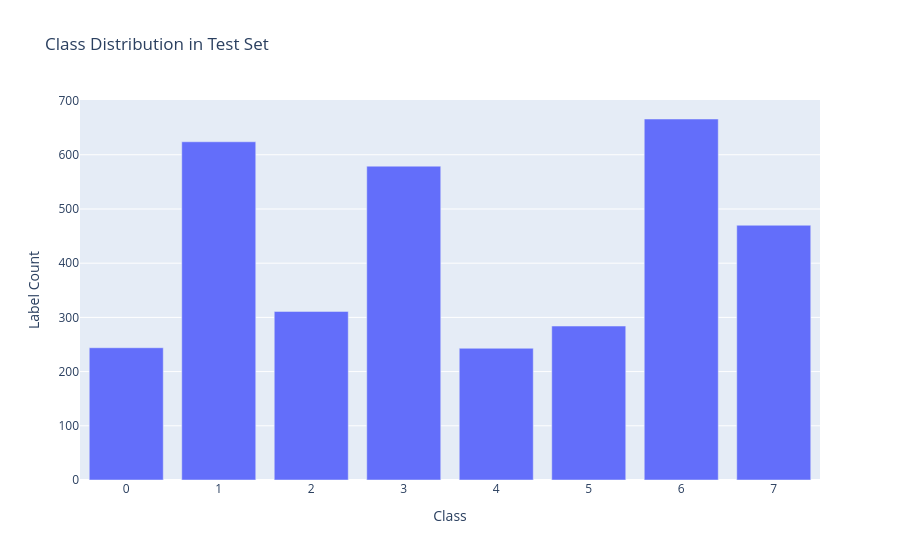

Source (notebook cell):
### Markdown cell above
### Dataset Information

We use the BloodMNIST dataset, a dataset of the MedMNIST+ collection. It contains images of blood cells, classified into 8 classes.

| Label | Name | Cell Type | Subtype | Cell Characteristics |
|---|---|---|---|---|
| 0 | basophils | white | Granulocyte | Large granules in cytoplasm that obscure the cell nucleus |
| 1 | eosinophils | white | Granulocyte | Bilobed nuclei |
| 2 | erythroblasts | red | - | No nucleus; smaller than most other human cells; flexible, biconcave disks |
| 3 | immature granulocytes (metamyelocytes, myelocytes and promyelocytes) | white | Granulocyte | Young granulocytes |
| 4 | lymphocytes | white | Agranulocyte | Large, coarse, dense nucleus |
| 5 | monocytes | white | Agranulocyte | Largest cell type; mononuclear; nucleus is ellipsoidal and might be indented (bean shaped) |
| 6 | neutrophils | white | Granulocyte | Segmented nuclei |
| 7 | platelets (thrombocytes) | Cell fragments | - | Irregularly shaped clear cell fragments |

The training set consists of 11959 samples, while the test set contains 3421. They both have the exact same label distribution.

### Visual Dataset Analysis

* Class representatives
* Per-class mean and variance
* Label distribution

**Dimensionality reduction**

All our scatter plots use T-SNE for dimensionality reduction. We also experimented with PCA and truncated SVD but found that T-SNE separates classes best.

### Code cell
# sample images, mean+var, labels dist

print("Training set size: ", len(t_images))
print("Test set size: ", len(test_images))

fig, axes = plt.subplots(2,8,figsize=(15,5))
for i in range(8): 
    class_img = t_images[t_labels==i]
    axes[0,i].imshow(class_img[0])
    axes[0,i].title.set_text(f"Label: {i}")
    axes[1,i].imshow(class_img[1])
    axes[1,i].title.set_text(f"Label: {i}")

plt.tight_layout()
plt.show()


fig, axes = plt.subplots(2,8,figsize=(15,5))
for i in range(0,8):
    class_img = t_images[t_labels==i]
    mean_image = np.mean(class_img, axis=(0,), dtype=np.int64) 
    var_image = np.var(class_img, axis=(0,), dtype=np.int64) 
    var_image = var_image/np.max(var_image)
    axes[0,i].imshow(mean_image)
    axes[0,i].title.set_text(f"Mean image {i}")    
    im_var = axes[1,i].imshow(var_image)
    axes[1,i].title.set_text(f"Var image {i}")   
fig.subplots_adjust(right=0.88, wspace=0.35, hspace=0.65)
cax = fig.add_axes([0.90, 0.13, 0.012, 0.28])
fig.colorbar(im_var, cax=cax, label="Normalized variance")
plt.show()



true_labels = np.bincount(test_labels)
pred_labels = np.bincount(test_predictions["resnet18"]["no_aug"])
df = pd.DataFrame({"Class": np.arange(8), "Label Count": true_labels, "Predicted labels": pred_labels})
#fig = px.bar(df,x="Class", y=["True labels", "Predicted labels"],barmode="group")
fig = px.bar(df, x="Class", y="Label Count", title="Class Distribution in Test Set")
fig.update_layout(showlegend=False)
fig.show()

### Figure 1 — Plotly figure (JSON) as saved in the notebook; plotly's stock layout.template omitted (floating-point values rounded to 4 significant figures)
{"data": [{"hovertemplate": "Class=%{x}<br>Label Count=%{y}<extra></extra>", "legendgroup": "", "marker": {"color": "#636efa", "pattern": {"shape": ""}}, "name": "", "orientation": "v", "showlegend": false, "textposition": "auto", "type": "bar", "x": [0, 1, 2, 3, 4, 5, 6, 7], "xaxis": "x", "y": [244, 624, 311, 579, 243, 284, 666, 470], "yaxis": "y"}], "layout": {"barmode": "relative", "legend": {"tracegroupgap": 0}, "showlegend": false, "title": {"text": "Class Distribution in Test Set"}, "xaxis": {"anchor": "y", "domain": [0, 1], "title": {"text": "Class"}}, "yaxis": {"anchor": "x", "domain": [0, 1], "title": {"text": "Label Count"}}}}
